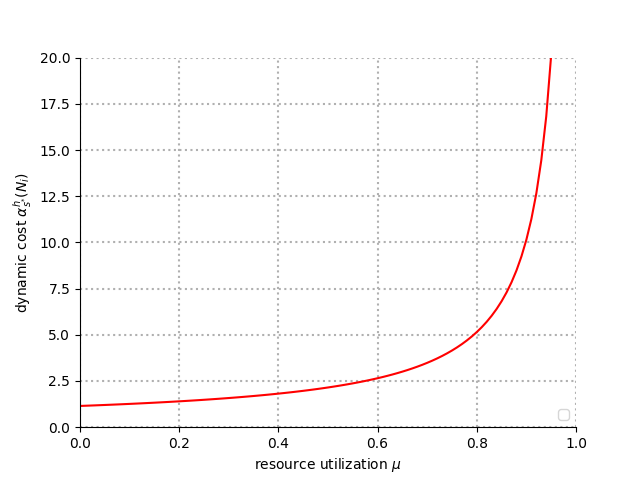

Write the Python code that produced this figure.
import matplotlib.pyplot as plt
import numpy as np

#Price depending on lifetime


def f(x, t):
    return np.where(t != 1.0, x + 1.0 / (1-t), x + 1.0 / (1.0-0.999)) 

t1 = np.arange(0.0, 1.1, 0.01)

ax = plt.subplot()
ax.plot(t1, f(0.15, t1), 'r')
plt.xlabel('resource utilization ' +'$\mu$')
plt.ylabel('dynamic cost ' + r'$\alpha^{h}_{s^{*}}(N_i)$')
plt.grid(linestyle=':',linewidth=1.5)

# Hide the right and top spines
ax.spines['right'].set_visible(False)
ax.spines['top'].set_visible(False)

ax.set_xlim(xmin=0, xmax=1)
ax.set_ylim(ymin=0, ymax=20)
ax.legend(loc=4)

plt.savefig('6.png')
plt.show()



"""
names = ['group_a', 'group_b', 'group_c']
values = [1, 10, 100]

fig, axs = plt.subplots(1,3,figsize=(15,5))

axs[0].bar(names, values)
axs[1].scatter(names, values)
axs[2].plot(names, values)
plt.title('Categorical Plotting')
plt.show()
"""
